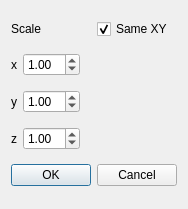
<?xml version="1.0" encoding="UTF-8"?>
<ui version="4.0">
 <class>ResolutionDialog</class>
 <widget class="QDialog" name="ResolutionDialog">
  <property name="geometry">
   <rect>
    <x>0</x>
    <y>0</y>
    <width>176</width>
    <height>209</height>
   </rect>
  </property>
  <property name="windowTitle">
   <string>Scaling Factors</string>
  </property>
  <layout class="QVBoxLayout" name="verticalLayout">
   <item>
    <layout class="QHBoxLayout" name="horizontalLayout_4">
     <item>
      <widget class="QLabel" name="label">
       <property name="text">
        <string>Scale</string>
       </property>
      </widget>
     </item>
     <item>
      <widget class="QCheckBox" name="xyCheckBox">
       <property name="text">
        <string>Same XY</string>
       </property>
       <property name="checked">
        <bool>true</bool>
       </property>
      </widget>
     </item>
    </layout>
   </item>
   <item>
    <layout class="QHBoxLayout" name="horizontalLayout">
     <item>
      <widget class="QLabel" name="label_2">
       <property name="text">
        <string>x</string>
       </property>
      </widget>
     </item>
     <item>
      <widget class="QDoubleSpinBox" name="xDoubleSpinBox">
       <property name="value">
        <double>1.000000000000000</double>
       </property>
      </widget>
     </item>
     <item>
      <spacer name="horizontalSpacer">
       <property name="orientation">
        <enum>Qt::Horizontal</enum>
       </property>
       <property name="sizeHint" stdset="0">
        <size>
         <width>40</width>
         <height>20</height>
        </size>
       </property>
      </spacer>
     </item>
    </layout>
   </item>
   <item>
    <layout class="QHBoxLayout" name="horizontalLayout_3">
     <item>
      <widget class="QLabel" name="label_4">
       <property name="text">
        <string>y</string>
       </property>
      </widget>
     </item>
     <item>
      <widget class="QDoubleSpinBox" name="yDoubleSpinBox">
       <property name="value">
        <double>1.000000000000000</double>
       </property>
      </widget>
     </item>
     <item>
      <spacer name="horizontalSpacer_2">
       <property name="orientation">
        <enum>Qt::Horizontal</enum>
       </property>
       <property name="sizeHint" stdset="0">
        <size>
         <width>40</width>
         <height>20</height>
        </size>
       </property>
      </spacer>
     </item>
    </layout>
   </item>
   <item>
    <layout class="QHBoxLayout" name="horizontalLayout_2">
     <item>
      <widget class="QLabel" name="label_3">
       <property name="text">
        <string>z</string>
       </property>
      </widget>
     </item>
     <item>
      <widget class="QDoubleSpinBox" name="zDoubleSpinBox">
       <property name="value">
        <double>1.000000000000000</double>
       </property>
      </widget>
     </item>
     <item>
      <spacer name="horizontalSpacer_3">
       <property name="orientation">
        <enum>Qt::Horizontal</enum>
       </property>
       <property name="sizeHint" stdset="0">
        <size>
         <width>40</width>
         <height>20</height>
        </size>
       </property>
      </spacer>
     </item>
    </layout>
   </item>
   <item>
    <widget class="QDialogButtonBox" name="buttonBox">
     <property name="orientation">
      <enum>Qt::Horizontal</enum>
     </property>
     <property name="standardButtons">
      <set>QDialogButtonBox::Cancel|QDialogButtonBox::Ok</set>
     </property>
    </widget>
   </item>
  </layout>
 </widget>
 <resources/>
 <connections>
  <connection>
   <sender>buttonBox</sender>
   <signal>accepted()</signal>
   <receiver>ResolutionDialog</receiver>
   <slot>accept()</slot>
   <hints>
    <hint type="sourcelabel">
     <x>248</x>
     <y>254</y>
    </hint>
    <hint type="destinationlabel">
     <x>157</x>
     <y>274</y>
    </hint>
   </hints>
  </connection>
  <connection>
   <sender>buttonBox</sender>
   <signal>rejected()</signal>
   <receiver>ResolutionDialog</receiver>
   <slot>reject()</slot>
   <hints>
    <hint type="sourcelabel">
     <x>316</x>
     <y>260</y>
    </hint>
    <hint type="destinationlabel">
     <x>286</x>
     <y>274</y>
    </hint>
   </hints>
  </connection>
 </connections>
</ui>
